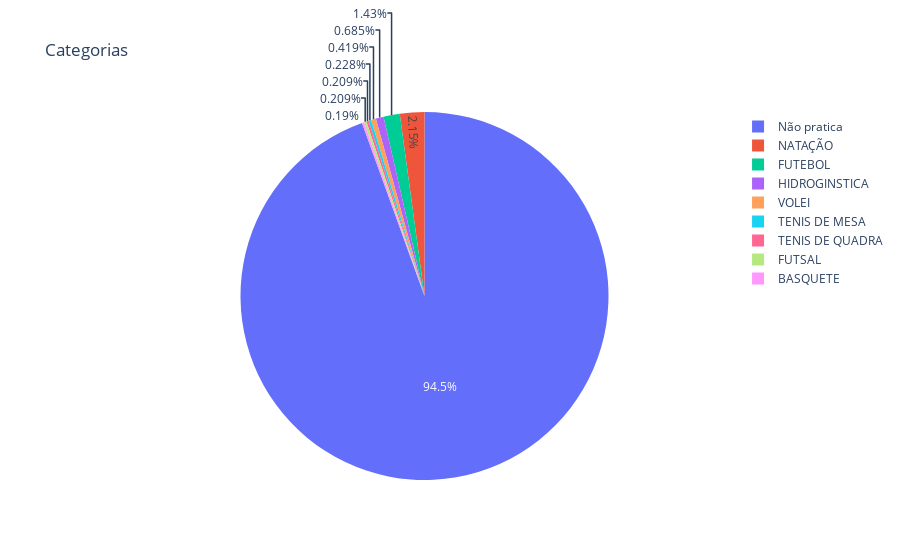

Here is the notebook cell this chart was saved with:
### Code cell
import plotly.express as px
df2 = data['Esporte'].value_counts()
fig = px.pie(df2, values=df2.values, names=df2.index, title='Categorias')
fig.show()

### Figure 1 — Plotly figure (JSON) as saved in the notebook; plotly's stock layout.template omitted (floating-point values rounded to 4 significant figures)
{"data": [{"domain": {"x": [0, 1], "y": [0, 1]}, "hovertemplate": "index=%{label}<br>value=%{value}<extra></extra>", "labels": ["Não pratica", "NATAÇÃO", "FUTEBOL", "HIDROGINSTICA", "VOLEI", "TENIS DE MESA", "TENIS DE QUADRA", "FUTSAL", "BASQUETE"], "legendgroup": "", "name": "", "showlegend": true, "type": "pie", "values": [4966, 113, 75, 36, 22, 12, 11, 11, 10]}], "layout": {"autosize": true, "legend": {"tracegroupgap": 0}, "title": {"text": "Categorias"}}}
